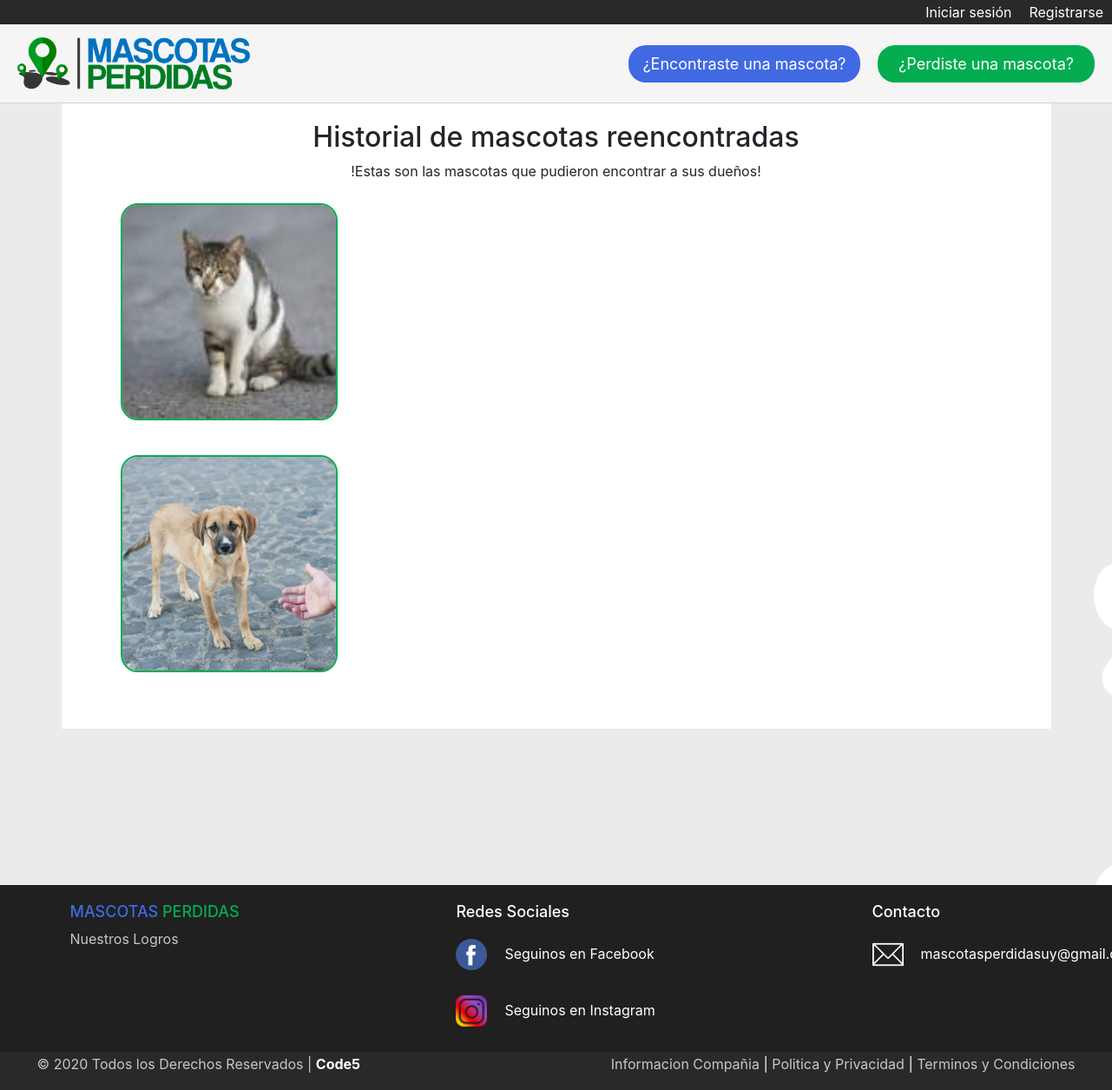
Page /historial/ on the earlier database version.
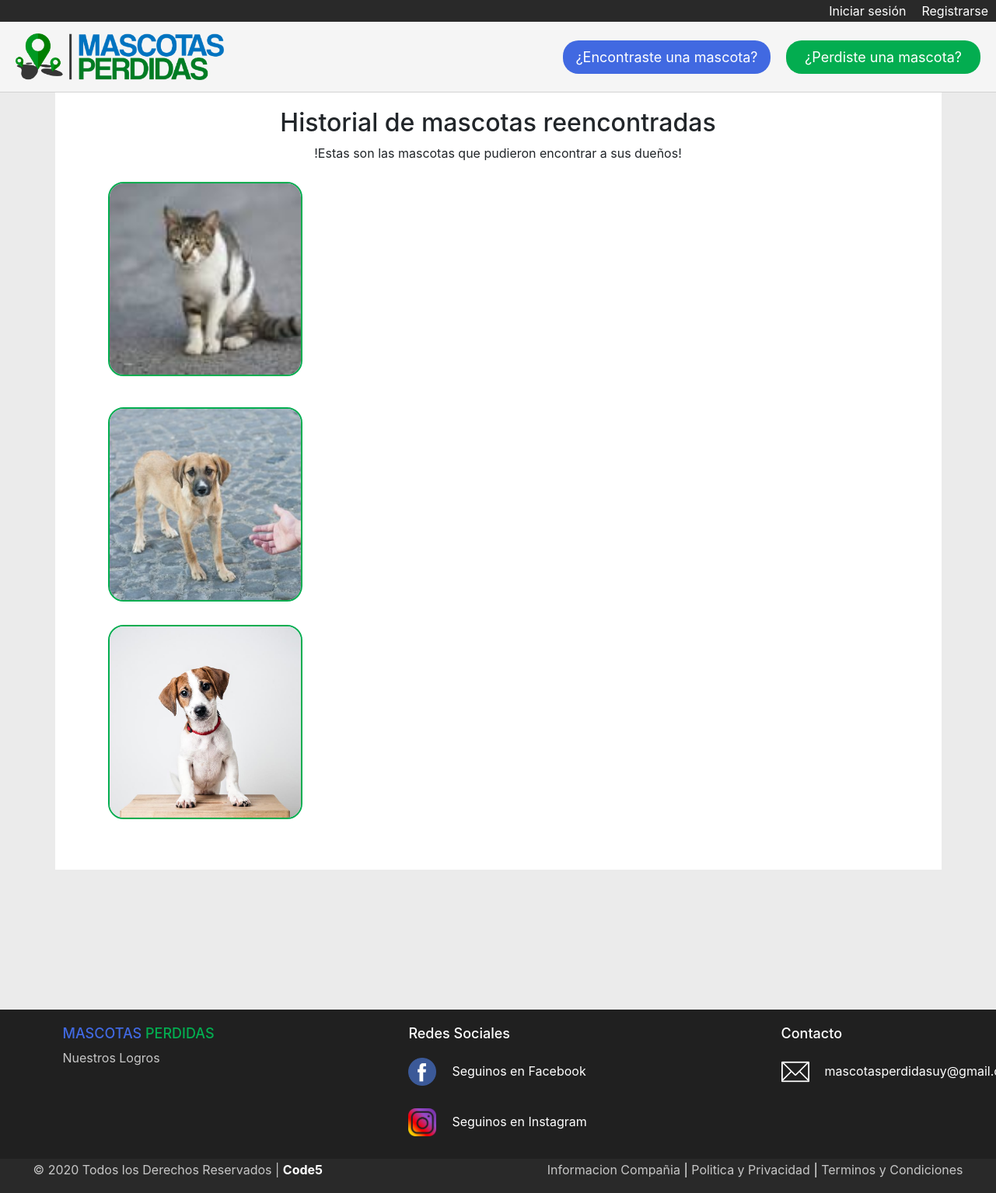
Same page on the later database version.
### Mascotas/models.py (models this page shows)
class MascotaPerdida(models.Model):
    estado = models.CharField(max_length=40)
    imagen = models.ImageField(null=True, blank=True)  # <---- NO SACAR EL NULL NI EL BLANK QUE SE ROMPE LA BBDD
    barrio = models.ForeignKey(Barrio, on_delete=models.CASCADE)
    tipo = models.ForeignKey(Tipo, on_delete=models.CASCADE)
    raza = models.ForeignKey(Raza, on_delete=models.CASCADE)
    fecha = models.DateField()
    nombre = models.CharField(max_length=40)
    mail = models.EmailField()
    telefono = models.IntegerField()
    descripcion = models.TextField()

### Mascotasperdidas/views.py (the view)
# urls.py: path('historial/', historial, name='historial'),
def historial(request):
    historial = MascotaPerdida.objects.order_by('fecha')                      # <---- mostrar ultimos anuncios al principio
    data = {
        'historial':historial
    }
    return render(request, 'historial.html', data)

### Mascotasperdidas/templates/historial.html (shortened to what this page needs)
{% extends 'base.html' %}
    {% block contenido %}
    <div class="white">
        <div id="container" id="fh5co-features">
            <h2>Historial de mascotas reencontradas</h2>
            <span class="subtitulo_home">!Estas son las mascotas que pudieron encontrar a sus dueños!</span>
            <div class="row">
                {% for m in historial %}
                    {% if m.imagen %}
                    <div class="col-sm-4 animate-box">
                        <div class="bordery">
                            {% if m.estado == 'FINALIZADO' %}
                            <figure id= "fotos">
                                <a href="{% url 'ver_publicacion' m.id %}">
                                    <img src="{{ m.imagen.url }}" alt="" class="imagenes_perdido">
                                </a>
                            </figure>
                            {% endif %}
                        </div>
                    </div>
                    {% endif %}
                {% endfor %}
            </div>
        </div>
    </div>
    {% endblock %}

Differences in the rows shown:
added MascotaPerdida: imagen (picture)
